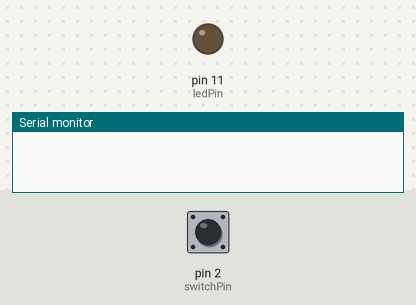
The sketch below on a simulated Arduino Uno, built with avr-gcc and run on an emulated ATmega328P. On the bench: output pins drawn as LEDs (lit = HIGH), the last lines printed to the serial monitor. Inputs (shaded band) come from the test bench; at power-on: pin 2 (switchPin) LOW.

Above: at 1.2 s.
1.3 s: pin 2 (switchPin) pulled HIGH for 1 s
At 2.7 s:
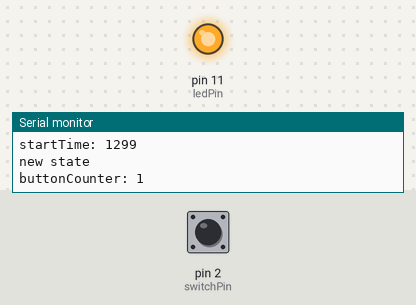
4.3 s: pin 2 (switchPin) pulled HIGH for 3.2 s
At 8.6 s:
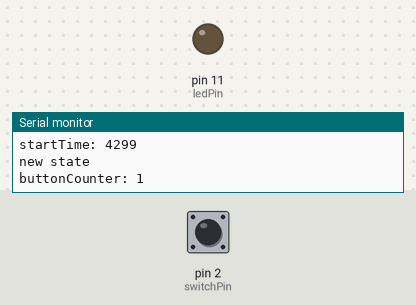
Timing chart, 0 to 10.1 s (numbered marks = the images above; inputs shaded):
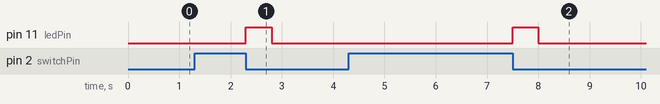

Measured:
- after the input at 1.3 s, pin 11 (ledPin): LOW → HIGH after 1.0 s, → LOW 0.50 s later
- after the input at 4.3 s, pin 11 (ledPin): LOW → HIGH after 3.2 s, → LOW 0.50 s later

The sketch:

Modality.ino
```cpp
const int switchPin = 2;
const int ledPin = 11;

int state = 0;
int lastState = 0;
int buttonCounter = 0;
unsigned long startTime = 0;
unsigned long interval = 500;

void setup() {
  pinMode(ledPin, OUTPUT);
  pinMode(switchPin, INPUT);
  Serial.begin(9600);
}

void loop() {
  state = digitalRead(switchPin);
  if(state != lastState) {
    Serial.println("new state");
    if (state == HIGH) {
      buttonCounter++;
      startTime = millis();
      Serial.print("startTime: ");Serial.println(startTime);
    }
    lastState = state;
    if(startTime + interval < millis()) {
      Serial.print("buttonCounter: ");Serial.println(buttonCounter);
      switch (buttonCounter) {
        case 1:
          digitalWrite(ledPin, HIGH);
          delay(interval);
          digitalWrite(ledPin, LOW);
          delay(interval);
          break;
        case 2:
          for (int i=0; i<2; i++) {
            digitalWrite(ledPin, HIGH);
            delay(interval/2);
            digitalWrite(ledPin, LOW);
            delay(interval/2);
          }
          break;
        case 3:
          for (int i=0; i<3; i++) {
            digitalWrite(ledPin, HIGH);
            delay(interval/3);
            digitalWrite(ledPin, LOW);
            delay(interval/3);
          }
          break;
        case 4:
          for (int i=0; i<4; i++) {
            digitalWrite(ledPin, HIGH);
            delay(interval/4);
            digitalWrite(ledPin, LOW);
            delay(interval/4);
        }
      }
      buttonCounter = 0;
    }
    delay(20);
  }
}
```
